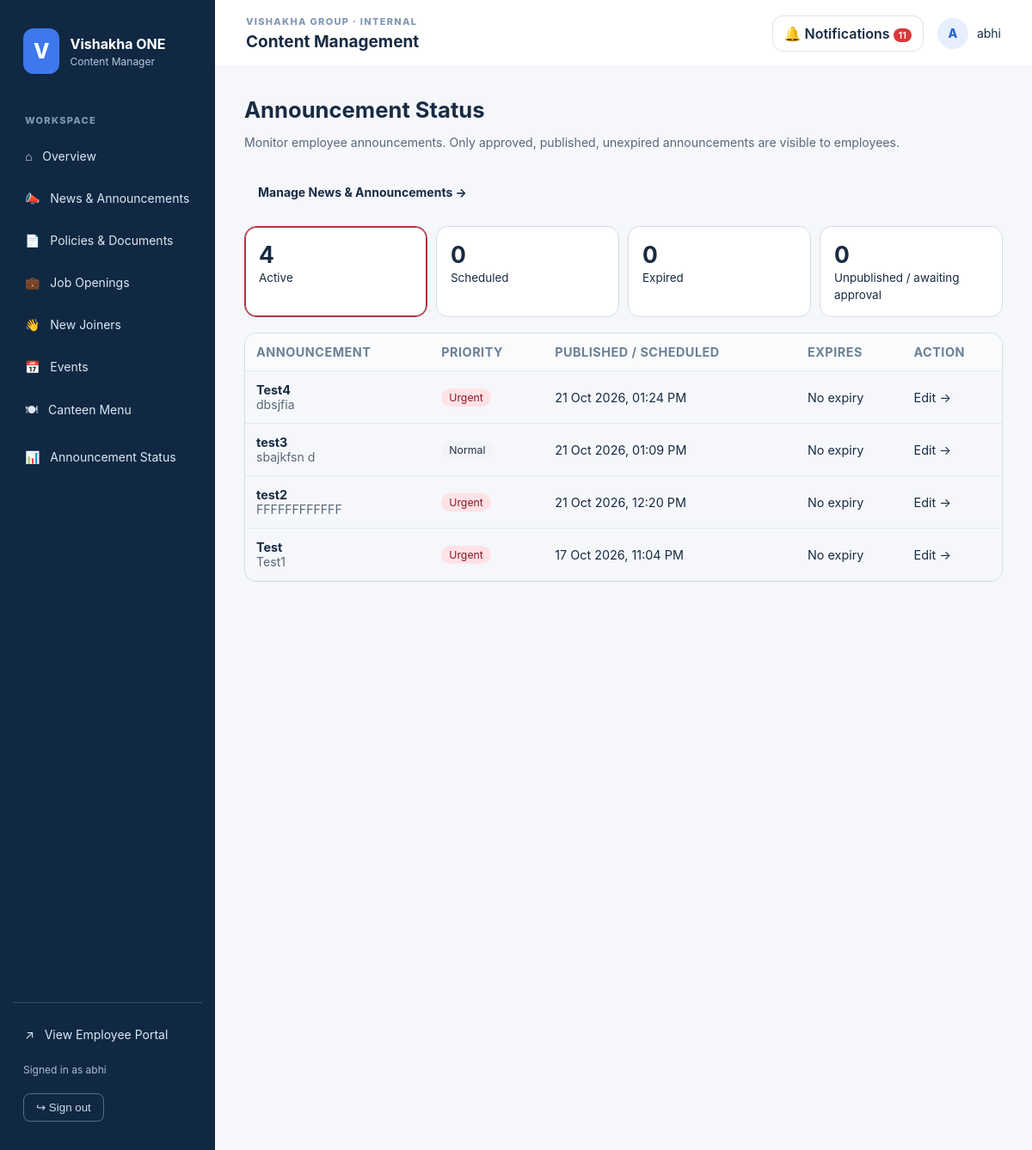
Page /content-manager/announcement-overview/ (signed in) on the committed database.
### contenthub/models.py (models this page shows, shortened)
class ContentBase(models.Model):
    title = models.CharField(max_length=220)
    summary = models.TextField(blank=True)
    APPROVAL_CHOICES = [
        ('draft', 'Draft'), ('pending', 'Pending approval'),
        ('approved', 'Approved'), ('rejected', 'Changes requested'),
    ]
    approval_status = models.CharField(max_length=12, choices=APPROVAL_CHOICES, default='approved', db_index=True)
    submitted_by = models.ForeignKey('auth.User', null=True, blank=True, on_delete=models.SET_NULL, related_name='+')
    reviewed_by = models.ForeignKey('auth.User', null=True, blank=True, on_delete=models.SET_NULL, related_name='+')
    submitted_at = models.DateTimeField(null=True, blank=True)
    reviewed_at = models.DateTimeField(null=True, blank=True)
    review_note = models.TextField(blank=True)
    is_published = models.BooleanField(default=False)
    published_at = models.DateTimeField(default=timezone.now)
    display_order = models.PositiveIntegerField(default=0)
    created_at = models.DateTimeField(auto_now_add=True)
    updated_at = models.DateTimeField(auto_now=True)
    objects = PublishedQuerySet.as_manager()
    class Meta:
        abstract = True
        ordering = ('display_order', '-published_at')

class Announcement(ContentBase):
    class Meta(ContentBase.Meta):
        permissions = [('approve_announcement', 'Can approve Announcement content')]
    CATEGORY_CHOICES = [('news', 'Company News'), ('announcement', 'Announcement'), ('recognition', 'Recognition'), ('gallery', 'Life at Vishakha Gallery')]
    category = models.CharField(max_length=20, choices=CATEGORY_CHOICES, default='news')
    image = models.ImageField(upload_to='content/announcements/', blank=True)
    body = models.TextField(blank=True)
    event_at = models.DateTimeField(null=True, blank=True, help_text='Optional event date and time (local timezone).')
    event_location = models.CharField(max_length=180, blank=True, help_text='Optional venue or location.')
    PRIORITY_CHOICES = [('normal', 'Normal'), ('important', 'Important'), ('urgent', 'Urgent')]
    priority = models.CharField(max_length=12, choices=PRIORITY_CHOICES, default='normal', db_index=True)
    expires_at = models.DateTimeField(null=True, blank=True, help_text='Optional. Announcement disappears automatically after this time.')

### contenthub/announcement_overview.py (the view)
# urls.py: path('announcement-overview/', announcement_overview.announcement_overview, name='announcement_overview'),
@never_cache
@login_required
def announcement_overview(request):
    if not any(allowed(request.user, Announcement, action) for action in ('view', 'add', 'change')):
        raise PermissionDenied('You do not have access to announcements.')
    now = timezone.now()
    qs = Announcement.objects.filter(category='announcement')
    live = Q(is_published=True, approval_status='approved', published_at__lte=now)
    active = live & (Q(expires_at__isnull=True) | Q(expires_at__gt=now))
    expired = live & Q(expires_at__lte=now)
    scheduled = Q(is_published=True, approval_status='approved', published_at__gt=now)
    unpublished = Q(is_published=False) | ~Q(approval_status='approved')
    status = request.GET.get('status', 'active')
    options = {
        'active': active, 'scheduled': scheduled, 'expired': expired,
        'unpublished': unpublished,
    }
    if status not in options:
        status = 'active'
    selected = qs.filter(options[status]).order_by('-updated_at')[:200]
    data = manager_context(request)
    data.update({
        'status': status,
        'items': selected,
        'counts': {name: qs.filter(rule).count() for name, rule in options.items()},
        'total_count': qs.count(),
        'now': now,
        'section_title': 'Announcement Status',
    })
    return render(request, 'content_manager/announcement_overview.html', data)

### contenthub/manager_views.py (called while the page is built)
def allowed(user, model, action='view'):
    return user.is_active and (user.is_superuser or user.has_perm(f'{model._meta.app_label}.{action}_{model._meta.model_name}'))

def manager_context(request):
    return {
        'notifications': ContentNotification.objects.filter(recipient=request.user)[:8],
        'unread_count': ContentNotification.objects.filter(recipient=request.user, is_read=False).count(),
        'sections': [{**config, 'slug': slug, 'can_view': any(allowed(request.user, config['model'], a) for a in ('view', 'add', 'change'))} for slug, config in SECTIONS.items()],
        'employee_portal_url': reverse('portal:home'),
    }

### templates/content_manager/announcement_overview.html (shortened to what this page needs)
{% extends "content_manager/base.html" %}
{% block content %}
<div class="aov-head"><div><h1>Announcement Status</h1><p class="aov-muted">Monitor employee announcements. Only approved, published, unexpired announcements are visible to employees.</p></div>
<a class="cm-btn" href="{% url 'content_manager:list' 'announcements' %}">Manage News &amp; Announcements →</a></div>
<div class="aov-tabs" role="navigation" aria-label="Announcement status">
<a class="aov-tab" href="?status=active" {% if status == 'active' %}aria-current="page"{% endif %}><strong>{{ counts.active }}</strong><span>Active</span></a>
<a class="aov-tab" href="?status=scheduled" {% if status == 'scheduled' %}aria-current="page"{% endif %}><strong>{{ counts.scheduled }}</strong><span>Scheduled</span></a>
<a class="aov-tab" href="?status=expired" {% if status == 'expired' %}aria-current="page"{% endif %}><strong>{{ counts.expired }}</strong><span>Expired</span></a>
<a class="aov-tab" href="?status=unpublished" {% if status == 'unpublished' %}aria-current="page"{% endif %}><strong>{{ counts.unpublished }}</strong><span>Unpublished / awaiting approval</span></a>
</div>
<div class="aov-table-wrap"><table class="aov-table"><thead><tr><th>Announcement</th><th>Priority</th><th>Published / scheduled</th><th>Expires</th><th>Action</th></tr></thead><tbody>
{% for item in items %}
<tr><td><strong>{{ item.title }}</strong><div class="aov-muted">{{ item.summary|truncatechars:100 }}</div></td>
<td><span class="aov-pill {{ item.priority }}">{{ item.get_priority_display }}</span></td>
<td>{{ item.published_at|date:"d M Y, h:i A" }}</td><td>{% if item.expires_at %}{{ item.expires_at|date:"d M Y, h:i A" }}{% else %}No expiry{% endif %}</td>
<td><a href="{% url 'content_manager:edit' 'announcements' item.pk %}">Edit →</a></td></tr>
{% empty %}<tr><td colspan="5">No {{ status }} announcements.</td></tr>{% endfor %}
</tbody></table></div>
{% endblock %}

### templates/content_manager/base.html (shortened to what this page needs)
{% load static %}<!doctype html>
<html lang="en"><head><meta charset="utf-8"><meta name="viewport" content="width=device-width, initial-scale=1"><title>Content Manager | Vishakha One</title><link rel="stylesheet" href="{% static 'css/content_manager.css' %}"><link rel="stylesheet" href="{% static 'css/step11_content_manager.css' %}"><link rel="stylesheet" href="{% static 'css/step11_1_notifications.css' %}"><link rel="stylesheet" href="{% static 'css/step11_2_notifications.css' %}"></head>
<body><div class="cm-shell"><aside class="cm-side"><a class="cm-brand" href="{% url 'content_manager:dashboard' %}"><span class="cm-logo">V</span><span><strong>Vishakha ONE</strong><small>Content Manager</small></span></a><div class="cm-caption">WORKSPACE</div><a class="cm-nav" href="{% url 'content_manager:dashboard' %}">⌂ &nbsp; Overview</a>{% for item in sections %}{% if item.can_view %}<a class="cm-nav" href="{% url 'content_manager:list' item.slug %}">{{ item.icon }} {{ item.title }}</a>{% endif %}{% endfor %}<a class="cm-nav" href="{% url 'content_manager:canteen_menu' %}">🍽 &nbsp; Canteen Menu</a><a class="cm-nav" href="{% url 'content_manager:announcement_overview' %}">📊 &nbsp; Announcement Status</a><div class="cm-side-bottom"><a class="cm-nav" href="{{ employee_portal_url }}">↗ &nbsp; View Employee Portal</a><span>Signed in as {{ request.user.get_full_name|default:request.user.username }}</span><form method="post" action="{% url 'content_manager:logout' %}" class="cm-logout-form" data-logout-form><button class="cm-logout" type="submit">↪ Sign out</button></form></div></aside><div class="cm-work"><header class="cm-header"><div><span class="cm-eyebrow">VISHAKHA GROUP · INTERNAL</span><strong>Content Management</strong></div><details class="cm-notifications"><summary aria-label="Notifications">🔔 Notifications {% if unread_count %}<span class="cm-notification-count">{{ unread_count }}</span>{% endif %}</summary></details><div class="cm-user"><span class="cm-user-dot">{{ request.user.username|first|upper }}</span><span>{{ request.user.get_full_name|default:request.user.username }}</span></div></header><main class="cm-main">{% block content %}{% endblock %}</main></div></div></body></html>

### static/css/content_manager.css (style rules this page uses)
:root { font-family:Inter,Segoe UI,Arial,sans-serif;color:#182b43;background:#f5f7fb;font-synthesis:none }
* { box-sizing:border-box }
body { margin:0 }
a { color:inherit;text-decoration:none }
.cm-shell { display:flex;min-height:100vh }
.cm-side { width:250px;flex-shrink:0;background:#102842;color:#dce7f4;padding:25px 15px;display:flex;flex-direction:column;gap:6px }
.cm-brand { display:flex;align-items:center;gap:12px;padding:8px 12px 27px;color:white }
.cm-logo { background:#3d78ed;border-radius:12px;padding:12px;font-weight:800;font-size:24px }
.cm-brand strong,.cm-brand small { display:block }
.cm-brand small { font-size:12px;color:#b6c9dc;margin-top:3px }
.cm-caption,.cm-eyebrow { font-size:11px;letter-spacing:1.3px;font-weight:800;color:#8098b5 }
.cm-caption { padding:14px 14px 7px }
.cm-nav { display:block;padding:13px 14px;border-radius:10px;font-size:14px }
.cm-side-bottom { margin-top:auto;border-top:1px solid #35506c;padding-top:15px }
.cm-side-bottom span { display:block;padding:12px;font-size:12px;color:#a9bdd1 }
.cm-work { flex:1;min-width:0 }
.cm-header { background:white;border-bottom:1px solid #e8edf3;height:78px;display:flex;align-items:center;justify-content:space-between;padding:0 36px }
.cm-header strong,.cm-header .cm-eyebrow { display:block }
.cm-header strong { font-size:19px;margin-top:5px }
.cm-user { display:flex;align-items:center;gap:10px;font-size:14px }
.cm-user-dot { width:36px;height:36px;border-radius:50%;background:#e7efff;color:#2463d6;display:grid;place-items:center;font-weight:800 }
.cm-main { max-width:1280px;margin:0 auto;padding:34px }
.cm-btn { border:0;cursor:pointer;border-radius:9px;display:inline-flex;align-items:center;justify-content:center;padding:11px 16px;font-size:14px;font-weight:700;white-space:nowrap }
table { border-collapse:collapse;width:100%;text-align:left }
th,td { padding:17px 20px;border-bottom:1px solid #edf1f5;font-size:14px }
th { font-size:12px;text-transform:uppercase;letter-spacing:.5px;color:#6d8096;background:#f9fbfd }
.cm-logout { margin:8px 12px;background:transparent;color:#cbdced;border:1px solid #52708d;border-radius:8px;padding:8px 14px;cursor:pointer }
.cm-btn { min-height:43px;transition:background .16s,transform .16s,box-shadow .16s;gap:7px }

### static/css/step11_1_notifications.css (style rules this page uses)
.cm-notifications { position:relative;margin-left:auto;margin-right:16px }
.cm-notifications summary { cursor:pointer;list-style:none;padding:10px 13px;border:1px solid #dce3ee;border-radius:12px;font-weight:600;background:white }
.cm-notification-count { display:inline-block;background:#d83939;color:white;border-radius:12px;padding:1px 6px;font-size:11px }

### static/css/step11_2_notifications.css (style rules this page uses)
.cm-logout-form { margin:0 }
.cm-logout { cursor:pointer }

### templates/content_manager/announcement_overview.html (style rules this page uses)
.aov-head { display:flex;justify-content:space-between;gap:14px;align-items:center;flex-wrap:wrap;margin-bottom:18px }
.aov-head h1 { margin:0;font-size:1.6rem }
.aov-muted { opacity:.7;font-size:.88rem }
.aov-tabs { display:grid;grid-template-columns:repeat(4,minmax(120px,1fr));gap:10px;margin-bottom:18px }
.aov-tab { padding:16px;border:1px solid #d5dce5;border-radius:14px;text-decoration:none;color:inherit;background:var(--cm-card-bg,#fff) }
.aov-tab strong { display:block;font-size:1.65rem }
.aov-tab span { font-size:.84rem }
.aov-tab[aria-current=page] { border-color:#ad3342;box-shadow:inset 0 0 0 1px #ad3342 }
.aov-table-wrap { overflow:auto;border:1px solid #d5dce5;border-radius:14px }
.aov-table { border-collapse:collapse;width:100%;min-width:650px }
.aov-table th,.aov-table td { padding:13px;text-align:left;border-bottom:1px solid #e4e8ee;font-size:.9rem }
.aov-table th { font-weight:700 }
.aov-pill { display:inline-block;border-radius:99px;padding:3px 9px;background:#f1f3f7;color:#263244;font-size:.77rem }
.aov-pill.urgent { background:#ffe2e5;color:#8a1625 }

### rows in the picture
Announcement: title "Test4", summary "dbsjfia", priority "Urgent", published_at "21 Oct 2026, 01:24 PM", shows "No expiry"
Announcement: title "test3", summary "sbajkfsn d", priority "Normal", published_at "21 Oct 2026, 01:09 PM", shows "No expiry"
Announcement: title "test2", summary "FFFFFFFFFFFF", priority "Urgent", published_at "21 Oct 2026, 12:20 PM", shows "No expiry"
Announcement: title "Test", summary "Test1", priority "Urgent", published_at "17 Oct 2026, 11:04 PM", shows "No expiry"

### other values in the picture
{{ item.icon }} "📣" "📄" "💼" "👋" "📅"
{{ item.title }} "News & Announcements" "Policies & Documents" "Job Openings" "New Joiners" "Events"
{{ request.user.get_full_name|default:request.user.username }} "abhi"
{{ unread_count }} "11"
{{ request.user.username|first|upper }} "A"
{{ counts.active }} "4"
{{ counts.scheduled }} "0"
{{ counts.expired }} "0"
{{ counts.unpublished }} "0"
